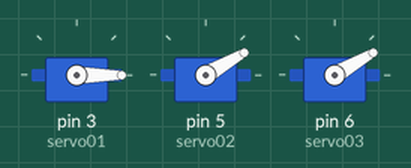
The sketch below on a simulated Arduino Uno, built with avr-gcc and run on an emulated ATmega328P. Shown: 3 × servo.

Above: at 0.05 s.
At 6.1 s:
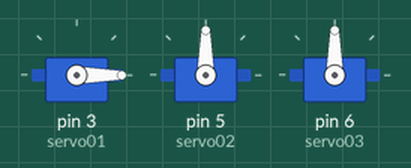
At 13.06 s:
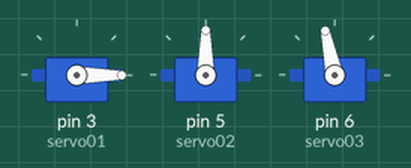
At 21.42 s:
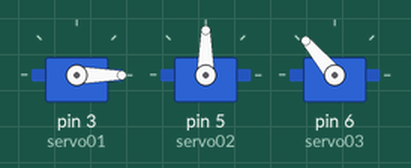
At 28.52 s:
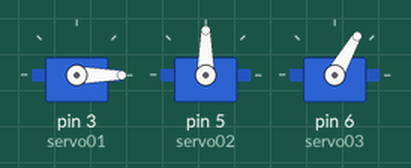
At 37.83 s:
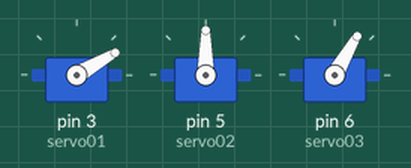
Timing chart, 0 to 40.0 s (numbered marks = the images above):
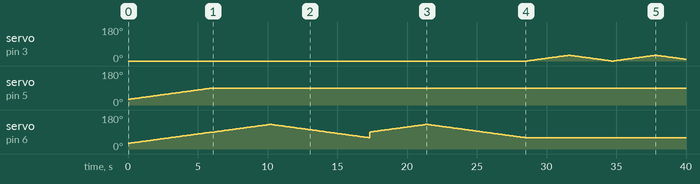

The sketch:

IPC137.ino
```cpp
#include <Servo.h>

Servo servo01;
Servo servo02;
Servo servo03;

void setup() {
  servo01.attach(3);
  servo02.attach(5);
  servo03.attach(6);

  servo01.write(0);
  servo02.write(30);
  servo02.write(30);
}

void loop(){
  moveUP();
  wave();
  moveDown();
  fisbum();
  delay(2000);
}

void moveUP(){
  for(int i = 30;i<=90;i++){
    servo02.write(i);
    servo03.write(i);
    delay(100);
  }
}
void moveDown(){
  for(int i = 90;i>=0;i--){
    servo02.write(i);
    servo03.write(i);
    delay(100);
  }
}
void wave(){
  for(int i = 90;i<=130;i++){
    servo03.write(i);
    delay(100);
  }
  for(int i = 130;i>=60;i--){
    servo03.write(i);
    delay(100);
  }
  for(int i = 90;i<=130;i++){
    servo03.write(i);
    delay(100);
  }
  for(int i = 130;i>=60;i--){
    servo03.write(i);
    delay(100);
  }
  for(int i = 0;i<=30;i++){
    servo01.write(i);
    delay(100);
  }
  for(int i = 30;i>=0;i--){
    servo01.write(i);
    delay(100);
  }
  for(int i = 0;i<=30;i++){
    servo01.write(i);
    delay(100);
  }
  for(int i = 30;i>=0;i--){
    servo01.write(i);
    delay(100);
  }
}
void fisbum(){
  for(int i = 30;i<=90;i++){
    servo02.write(i);
    servo03.write(i);
    delay(100);
  }
  for(int i = 90;i<=110;i++){
    servo02.write(i);
    delay(100);
  }
  for(int i = 110;i>=90;i--){
    servo02.write(i);
    delay(100);
  }
  moveDown();
}
```

Measured:
- by itself, servo on pin 3 (servo01): 0° → 1° at 28.6 s, → 2° 0.10 s later, → 3° 0.10 s later, → 4° 0.10 s later, … (111 changes in this stretch)
- by itself, servo on pin 5 (servo02): moves from 30° to 90° over 5.9 s
